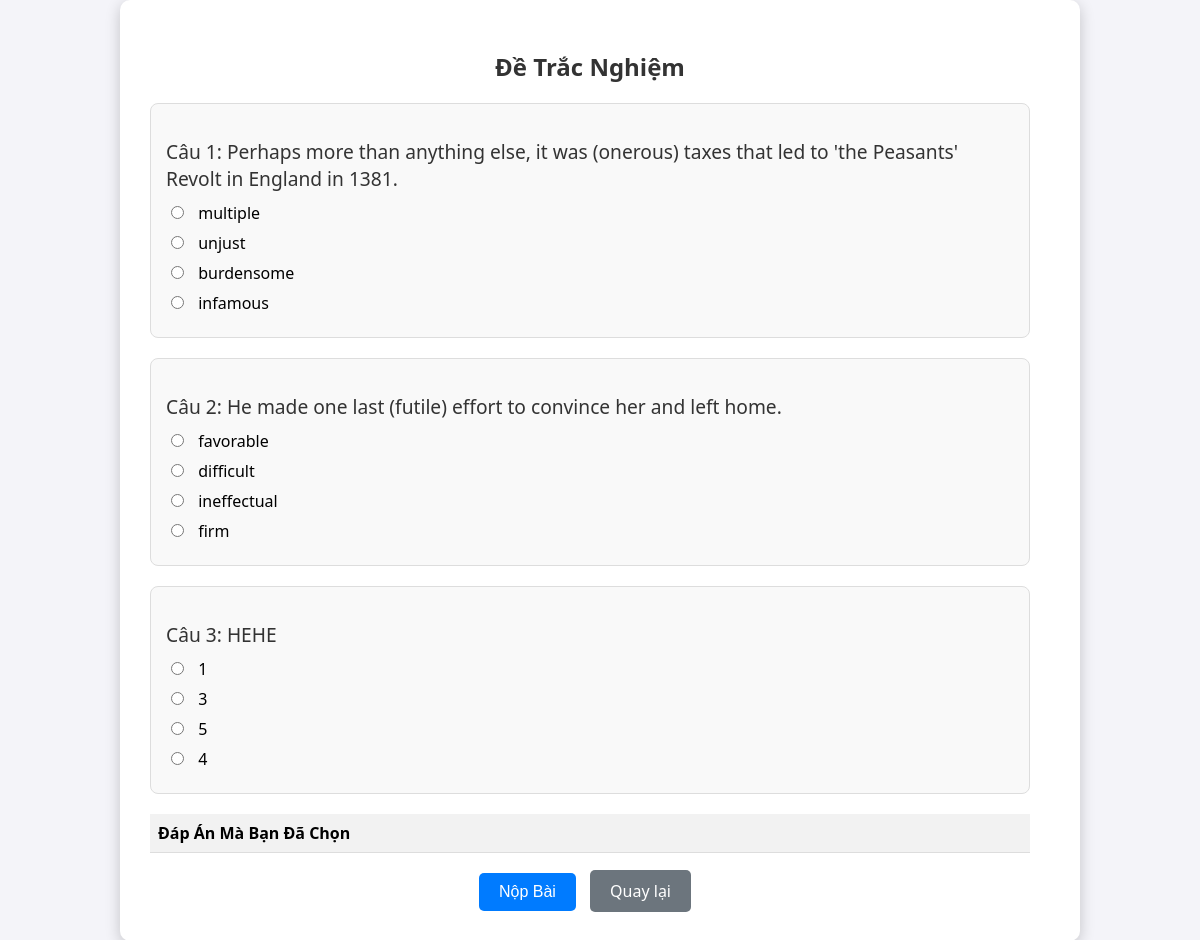
The app's page /PHP_DoAnn/tranglamlai.php?IdExam=2 with its own data.
### tables this page shows
CREATE TABLE `questions` (
  `IdQuestion` int(11) NOT NULL,
  `Question` varchar(255) NOT NULL,
  `AnswerA` varchar(255) DEFAULT NULL,
  `AnswerB` varchar(255) DEFAULT NULL,
  `AnswerC` varchar(255) DEFAULT NULL,
  `AnswerD` varchar(255) DEFAULT NULL,
  `CorrectAnswer` varchar(255) NOT NULL,
  `IdExam` int(11) DEFAULT NULL
);

### PHP_DoAnn/tranglamlai.php (the view, shortened to what this page needs)
<?php
$servername = "localhost";
$username = "root";
$password = "";
$dbname = "web1_mysql";
$conn = new mysqli($servername, $username, $password, $dbname);
$idexam = isset($_GET['IdExam']) ? $_GET['IdExam'] : null;
if ($idexam !== null) {
    $sql = "SELECT IdQuestion, Question, AnswerA, AnswerB, AnswerC, AnswerD
            FROM questions
            WHERE IdExam = ?";
    $stm = $conn->prepare($sql);
    $stm->bind_param('i', $idexam);
    $stm->execute();
    $data = $stm->get_result()->fetch_all(MYSQLI_ASSOC);
} else {
    $alert = "Không tìm thấy ID Bài!";
    echo "<script> alert('$alert');  </script>";
    echo "<script>window.location.href='trangchu.php';</script>";
}
?>
<!DOCTYPE html>
<html lang="vi">
<head>
</head>
<body>
    <div class="container">
        <div class="quiz-container">
            <h2>Đề Trắc Nghiệm</h2>
        <form id="" action="submitanswer.php?IdExam=<?php echo $idexam; ?>" method="post">
            <?php
            $question_number = 1;
            foreach ($data as $item) {
                ?>
                <div class="question">
                    <p><?php echo 'Câu ' . $question_number . ': ' . $item['Question']; ?></p>
                    <label><input type="radio" name="answer<?php echo $item['IdQuestion']; ?>" value="<?php echo $item['AnswerA']; ?>"> <?php echo $item['AnswerA']; ?></label>
                    <label><input type="radio" name="answer<?php echo $item['IdQuestion']; ?>" value="<?php echo $item['AnswerB']; ?>"> <?php echo $item['AnswerB']; ?></label>
                    <label><input type="radio" name="answer<?php echo $item['IdQuestion']; ?>" value="<?php echo $item['AnswerC']; ?>"> <?php echo $item['AnswerC']; ?></label>
                    <label><input type="radio" name="answer<?php echo $item['IdQuestion']; ?>" value="<?php echo $item['AnswerD']; ?>"> <?php echo $item['AnswerD']; ?></label>
                </div>
                <?php
                $question_number++;
            }
            ?>
<div class="answer-container">
        <table id="selectedAnswers">
            <thead>
                <tr>
                    <th>Đáp Án Mà Bạn Đã Chọn</th>
                    <th></th>
                </tr>
            </thead>
        </table>
    </div>
            <div class="btn-container">
                <input type="submit" class="btn" value="Nộp Bài">
                <a href="trangchu.php" class="btn btn-back">Quay lại</a>
            </div>
        </form>
    </div>
</div>
</body>
</html>

### PHP_DoAnn/tranglamlai.php (style rules this page uses)
body { font-family: 'Segoe UI', Tahoma, Geneva, Verdana, sans-serif; background-color: #f4f4f9; margin: 0; padding: 0; display: flex; justify-content: center; align-items: center; min-height: 100vh; }
.container { background: #fff; padding: 30px; border-radius: 10px; box-shadow: 0 4px 15px rgba(0, 0, 0, 0.2); max-width: 900px; width: 100%; animation: fadeIn 1s ease-in-out; display: flex; }
.quiz-container { flex: 70%; padding-right: 20px; }
.answer-container { flex: 30%; }
h2 { text-align: center; color: #333; margin-bottom: 20px; }
.question { margin-bottom: 20px; padding: 15px; background: #f9f9f9; border-radius: 8px; border: 1px solid #ddd; transition: box-shadow 0.3s; }
.question p { font-size: 1.2em; margin-bottom: 10px; color: #333; }
.question label { display: block; margin-bottom: 8px; font-size: 1em; cursor: pointer; transition: color 0.3s; }
.question input[type="radio"] { margin-right: 10px; }
.btn-container { text-align: center; margin-top: 20px; }
.btn { background: #007bff; color: white; border: none; padding: 10px 20px; border-radius: 5px; cursor: pointer; font-size: 1em; margin-right: 10px; text-decoration: none; transition: background-color 0.3s, transform 0.3s; }
.btn-back { background: #6c757d; }
table { border-collapse: collapse; width: 100%; }
th, td { padding: 8px; text-align: left; border-bottom: 1px solid #ddd; }
th { background-color: #f2f2f2; }

### records on screen
questions: Question "Perhaps more than anything else, it was (onerous) taxes that led to 'the Peasants' Revolt in England in 1381.", AnswerA "multiple", AnswerB "unjust", AnswerC "burdensome", AnswerD "infamous"
questions: Question "He made one last (futile) effort to convince her and left home.", AnswerA "favorable", AnswerB "difficult", AnswerC "ineffectual", AnswerD "firm"
questions: Question "HEHE", AnswerA "1", AnswerB "3", AnswerC "5", AnswerD "4"
